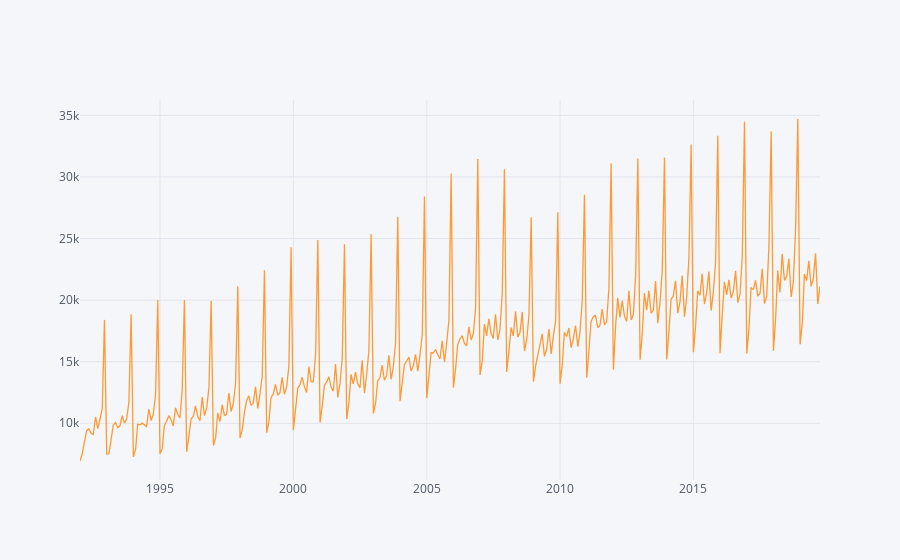
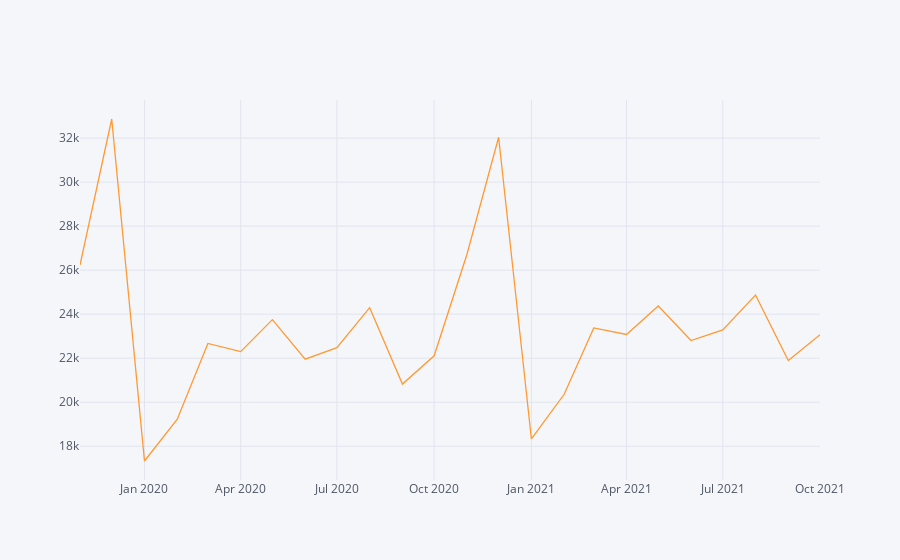

Write notebook code for charts like these, in order.
### Code cell
df.iplot()
forecast_df.iplot()

### Figure 1 — Plotly figure (JSON) as saved in the notebook; plotly's stock layout.template omitted (floating-point values rounded to 4 significant figures; data arrays with more than 128 entries replaced by an {"elided": "..."} marker saying what was removed)
{"data": [{"line": {"color": "rgba(255, 153, 51, 1.0)", "dash": "solid", "shape": "linear", "width": 1.3}, "mode": "lines", "name": "Monthly_Sales", "text": "", "type": "scatter", "x": {"elided": "334 str values"}, "y": {"elided": "334 int values"}}], "layout": {"autosize": true, "legend": {"bgcolor": "#F5F6F9", "font": {"color": "#4D5663"}}, "paper_bgcolor": "#F5F6F9", "plot_bgcolor": "#F5F6F9", "title": {"font": {"color": "#4D5663"}}, "xaxis": {"autorange": true, "gridcolor": "#E1E5ED", "range": ["1992-01-01", "2019-10-01"], "showgrid": true, "tickfont": {"color": "#4D5663"}, "title": {"font": {"color": "#4D5663"}, "text": ""}, "type": "date", "zerolinecolor": "#E1E5ED"}, "yaxis": {"autorange": true, "gridcolor": "#E1E5ED", "range": [5395.0, 36250.0], "showgrid": true, "tickfont": {"color": "#4D5663"}, "title": {"font": {"color": "#4D5663"}, "text": ""}, "type": "linear", "zerolinecolor": "#E1E5ED"}}}

### Figure 2 — Plotly figure (JSON) as saved in the notebook; plotly's stock layout.template omitted (floating-point values rounded to 4 significant figures)
{"data": [{"line": {"color": "rgba(255, 153, 51, 1.0)", "dash": "solid", "shape": "linear", "width": 1.3}, "mode": "lines", "name": "Forecast", "text": "", "type": "scatter", "x": ["2019-11-01", "2019-12-01", "2020-01-01", "2020-02-01", "2020-03-01", "2020-04-01", "2020-05-01", "2020-06-01", "2020-07-01", "2020-08-01", "2020-09-01", "2020-10-01", "2020-11-01", "2020-12-01", "2021-01-01", "2021-02-01", "2021-03-01", "2021-04-01", "2021-05-01", "2021-06-01", "2021-07-01", "2021-08-01", "2021-09-01", "2021-10-01"], "y": [26230.0, 32870.0, 17330.0, 19230.0, 22670.0, 22300.0, 23750.0, 21960.0, 22480.0, 24300.0, 20820.0, 22110.0, 26710.0, 32040.0, 18330.0, 20360.0, 23380.0, 23080.0, 24370.0, 22800.0, 23280.0, 24870.0, 21890.0, 23070.0]}], "layout": {"autosize": true, "legend": {"bgcolor": "#F5F6F9", "font": {"color": "#4D5663"}}, "paper_bgcolor": "#F5F6F9", "plot_bgcolor": "#F5F6F9", "title": {"font": {"color": "#4D5663"}}, "xaxis": {"autorange": true, "gridcolor": "#E1E5ED", "range": ["2019-11-01", "2021-10-01"], "showgrid": true, "tickfont": {"color": "#4D5663"}, "title": {"font": {"color": "#4D5663"}, "text": ""}, "type": "date", "zerolinecolor": "#E1E5ED"}, "yaxis": {"autorange": true, "gridcolor": "#E1E5ED", "range": [16460.0, 33730.0], "showgrid": true, "tickfont": {"color": "#4D5663"}, "title": {"font": {"color": "#4D5663"}, "text": ""}, "type": "linear", "zerolinecolor": "#E1E5ED"}}}
